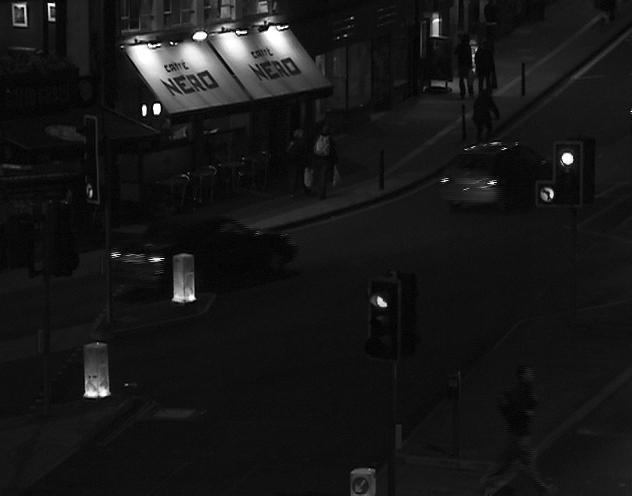
#> input picture IV_images/VIS2.png, 632 x 496 px
$ jupyter execute --allow-errors 'Multi-Sensor Image fusion .ipynb'
#> lines starting #> are read from the running program, lines starting #| are printed output that depends on the picture; long printed decimals are rounded
# Multi-Sensor Image fusion

The goal of image fusion is to obtain a fused image that contains most significant information in all input images which
were captured by different sensors from the same scene. In particular,
the fusion process should improve the contrast and keep the
integrity of significant features from input images.In this project
multi-sensor image fusion is used to combine the complementary
information of source images from the multiple sensors.

## Data Description

The dataset contains multi-sensor images i.e infrared and
visible image.

There are total 30 images in folder(IV images)
, where 15 images are infrared and remaining 15 are visible.

## Importing packages

[cell 1]
import numpy as np
import pywt
import matplotlib.pyplot as plt
from imageio import imread
from imageio import imsave
from scipy import linalg as la
import cv2
from math import log10, sqrt

## Visualising input image

[cell 2]
def input_visual_VIS(image):
        gray_img = imread(image) #reading image
        gray_img= cv2.cvtColor(gray_img, cv2.COLOR_BGR2RGB) # Adjusting color channels
        gray_img = cv2.cvtColor(gray_img, cv2.COLOR_BGR2GRAY) # changing the color channel from RGB to gray
        return gray_img
def input_visual_VIS(image):
#> called with image = 'IV_images/VIS2.png'
        ir_img = imread(image)
#> ir_img is the input picture: shape (496, 632); min 0, max 255, mean 22.9
        ir_img = cv2.cvtColor(ir_img, cv2.COLOR_BGR2RGB) # Adjusting color channels
        ir_img = cv2.cvtColor(ir_img, cv2.COLOR_BGR2GRAY) # changing the color channel from RGB to gray
        return  ir_img

[cell 3]
plt.figure(1,figsize=(15,8))
plt.subplot(1, 2, 1)
img1 = input_visual_VIS('IV_images/VIS2.png')
plt.title("Input Visible image")
plt.axis('off')
plt.imshow(img1,cmap="gray")
plt.subplot(1, 2, 2)
img2 = input_visual_VIS('IV_images/IR2.png')
#> call 2 of input_visual_VIS, with image = 'IV_images/IR2.png'
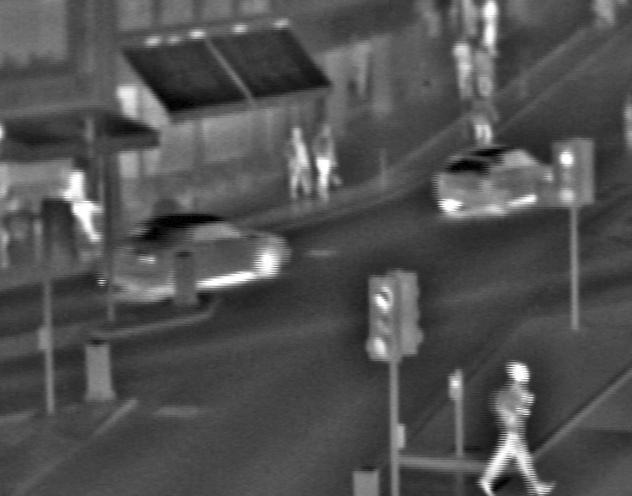
#> input picture IV_images/IR2.png, 632 x 496 px
#> in input_visual_VIS, ir_img is the input picture: shape (496, 632); min 0, max 255, mean 80.9
plt.title("Input IR image")
plt.axis('off')
plt.imshow(img2,cmap="gray")
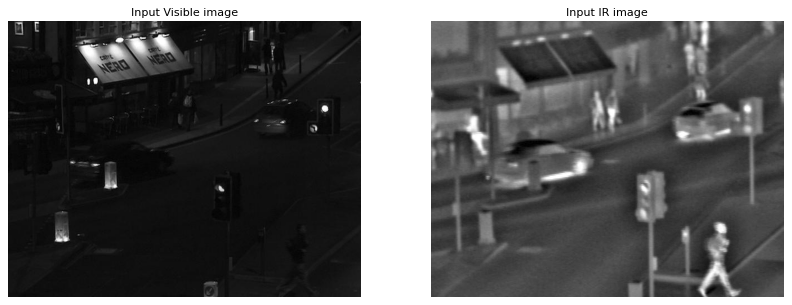
#> figure drawn by matplotlib, 2 panels
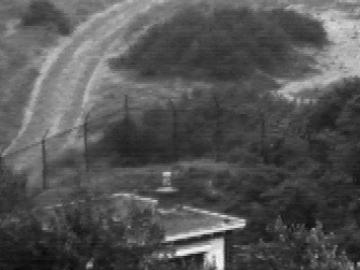
#> input picture IV_images/VIS1.png, 360 x 270 px
#> further down, gray_img is the input picture: shape (270, 360); min 8, max 251, mean 84.4

## Principal Component Analysis

[cell 4]
def Fusion_PCA(image1, image2):
    # Converting Image data to numpy Array to be able to do necessary calculation
    a = np.array(image1)
    b = np.array(image2)
    # getting Image dimensions
    temp1 = a.shape
    temp2 = b.shape
    # Starting PCA algorithm
    # creating matrix with both Images
    vector1 = np.reshape(a, temp1[0] * temp1[1], order='F')
    vector2 = np.reshape(b, temp2[0] * temp2[1], order='F')
    #  creating covariance matrix
    c = np.cov(vector1, vector2)
    # getting Eigenvalue and Eigenvector of this matrix
    d, v = la.eig(c)
    sum1 = np.sum(v, axis=0)
    # Calculating PCA
    if d[0] >= d[1]:
        pca = np.divide(v[:, 0], sum1[0])
    else:
        pca = np.divide(v[:, 1], sum1[1])
    # Creating fused image
    result = (pca[0] * image1) + (pca[1] * image2)
    return result

#> (a cell that did not finish here is left out)

## Discrete Wavelet Transform

[cell 6]
# Performs Image fusion using Discrete wavelet transform (DWT) with Daubechies filter
# input: two Images dataset (matrix) to be fused
# output: one Fused Image dataset (matrix)


def Fusion_DWT_db2(image1, image2):
    # decomposing each image using Discrete wavelet transform(DWT) with Daubechies filter (db2)
    coefficients_1 = pywt.wavedec2(image1, 'db2', level=2)
    coefficients_2 = pywt.wavedec2(image2, 'db2', level=2)
    # creating variables to be used
    coefficients_h = list(coefficients_1)
    # fusing the decomposed image data
    coefficients_h[0] = (coefficients_1[0] + coefficients_2[0]) * 0.5
    # creating variables to be used
    temp1 = list(coefficients_1[1])
    temp2 = list(coefficients_2[1])
    temp3 = list(coefficients_h[1])
    # fusing the decomposed image data
    temp3[0] = (temp1[0] + temp2[0]) * 0.5
    temp3[1] = (temp1[1] + temp2[1]) * 0.5
    temp3[2] = (temp1[2] + temp2[2]) * 0.5
    coefficients_h[1] = tuple(temp3)
    # Creating fused image by reconstructing the fused decomposed image
    result = pywt.waverec2(coefficients_h, 'db2')
    return result

#> (a cell that did not finish here is left out)

## EVALUATION CRITERIA

#### 1]Root Mean Square Error(RMSE)

[cell 8]
def RMSE(original, fusedimage):
         mse = np.mean((original - fusedimage) ** 2)
         return np.sqrt(mse)

[cell 9]
gray_img = imread('IV_images/VIS5.png' )
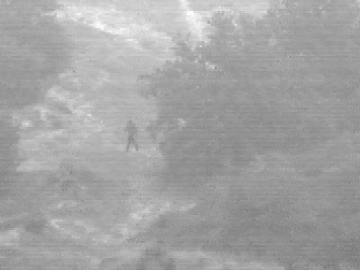
#> input picture IV_images/VIS5.png, 360 x 270 px
#> gray_img is the input picture: shape (270, 360); min 119, max 255, mean 164.3
ir_img = imread('IV_images/IR5.png' )
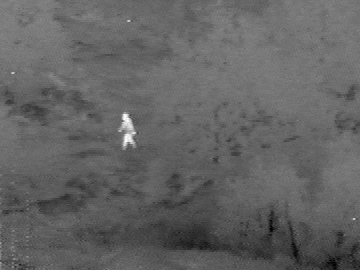
#> input picture IV_images/IR5.png, 360 x 270 px
#> ir_img is the input picture: shape (270, 360); min 0, max 255, mean 98.9
original=(img1+img2)/2
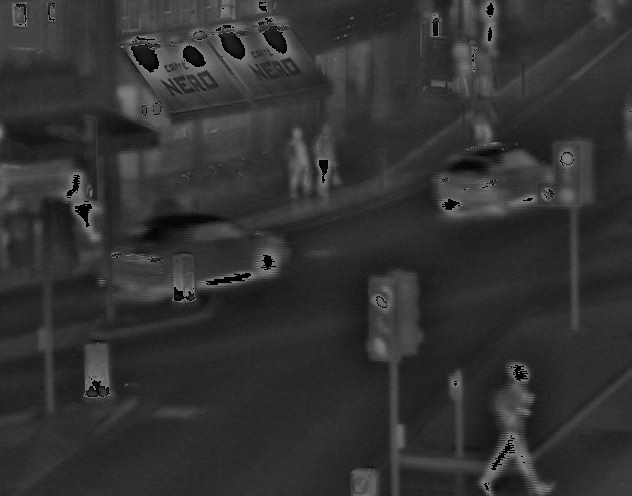
#> original: shape (496, 632) float64; min 0, max 127.5, mean 50.1
fimg=Fusion_DWT_db2(img1,img2)
#> in Fusion_DWT_db2, `coefficients_1 = pywt.wavedec2(image1, 'db2', level=2)`: coefficients_1 = 3 items
fimg2=Fusion_PCA(img1,img2)
#> in Fusion_PCA, `c = np.cov(vector1, vector2)`: c = [[759.4, -58.02], [-58.02, 1088.4]]
#> in Fusion_PCA, `d, v = la.eig(c)`: v = [[-0.986, 0.169], [-0.169, -0.986]]
#> in Fusion_PCA, `sum1 = np.sum(v, axis=0)`: sum1 = [-1.15, -0.817]
#> in Fusion_PCA, `pca = np.divide(v[:, 1], sum1[1])`: pca = [-0.207, 1.21]

[cell 10]
value1 = RMSE(original, fimg)
#> in RMSE, `mse = np.mean((original - fusedimage) ** 2)`: mse = 244.6
#> value1 = 15.64
print(f"DWT: MSE value is {value1} ")
#| DWT: MSE value is 15.641
value1 = RMSE(original, fimg2)
#> value1 = 53.49
print(f"PCA: MSE value is {value1} ")
#| PCA: MSE value is 53.494

#### 2]Peak Signal to Noise Ratio (PSNR)

Peak Signal to Noise Ratio (PSNR) is a criteria for evaluation of the image quality after the image fusion. Invisibility of a fusion scheme can be described by PSNR. It is targeted to 40 dB

[cell 11]
def PSNR(original, compressed):
    mse = np.mean((original - compressed) ** 2)
#> mse = 244.6
    if(mse == 0):  # MSE is zero means no noise is present in the signal .
                  # Therefore PSNR have no importance.
        return 100
    max_pixel = 255.0
    psnr = 10 * log10(max_pixel**2 / sqrt(mse))
#> psnr = 36.19
    return psnr

[cell 12]
value1 = PSNR(original, fimg)
#> value1 = 36.19
print(f"DWT: PSNR value is {value1} dB")
#| DWT: PSNR value is 36.188 dB
value1 = PSNR(original, fimg2)
#> value1 = 30.85
print(f"PCA: PSNR value is {value1} dB")
#| PCA: PSNR value is 30.848 dB

#### 3]Normalized Correlation (NC)

Normalized Correlation (NC) is used for comparison between the average of two images and the fused image. It reflects to a robustness of fusion scheme. NC is targeted to 1.0

[cell 13]
def nc(logo,w):
    num = 0
    den1 = 0
    den2 = 0

    for i in range(len(w)):
        num += w[i]*logo[i]
#> after the loop, num = 632 values, max 2166522 at index 487, min 942241.3 at index 427, mean 1416693.4

    for i in range(len(logo)):
        den1 += logo[i]**2
#> after the loop, den1 = 632 values, max 2147629.5 at index 487, min 942171.5 at index 427, mean 1399078.9

    for i in range(len(w)):
        den2 += w[i]**2
#> after the loop, den2 = 632 values, max 2799639.5 at index 154, min 942681.2 at index 427, mean 1555650.5

    nc = num/(np.sqrt(den1*den2))
#> nc = 632 values, max 1 at index 619, min 0.857 at index 270, mean 0.967
    return nc

[cell 14]
value=nc(original,fimg)[0]
#> value = 0.999
print("DWT: NC value is",value)
#| DWT: NC value is 0.9995
value=nc(original,fimg2)[0]
#> value = 0.997
print("PCA: NC value is",value)
#| PCA: NC value is 0.9966
